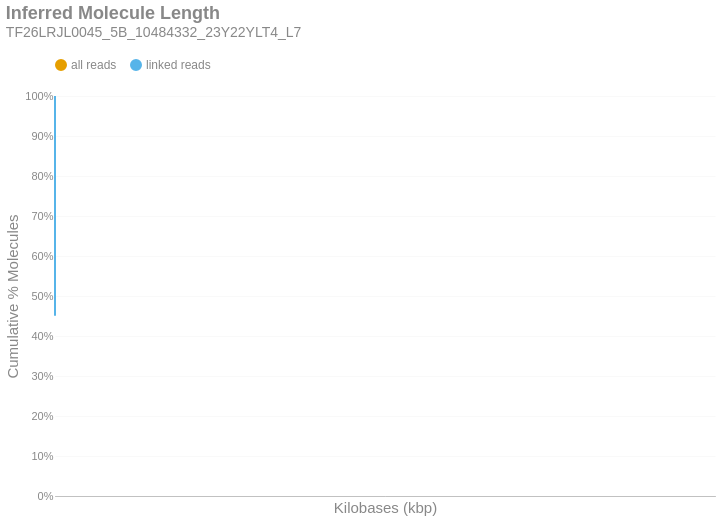

The cell this chart's notebook holds for it:
### Markdown cell above
### Inferred Molecule Length
This is the cumulative frequency distribution of molecule lengths inferred from the first and last alignment positions along a contig for all alignments associated with a single linked-read barcode on a given contig.There are two distributions: one with `all` the alignments (yellow) and another with only `linked reads` (blue). The percent of molecules in the `linked reads` distribution is relative to the total number of linked molecules.

### Code cell
if SKIPLR:
    print_html(f"Skipped")
else:
    binned_df = consolidated_hist(valids['length_inferred']/1000, mask, 10, True)
    binned_df = binned_df.with_columns(
        pl.when(pl.col('bin').cast(pl.Utf8) == '0').then(pl.lit('1')).otherwise(pl.col('bin').cast(pl.Utf8)).alias('bin')
    )
    with SafeRender(binned_df):
        (
            density_plot(binned_df, 'Inferred Molecule Length', samplename, 'inferredlen')
            .transform_calculate(bin_kb='datum.bin / 1000')
            .encode(
                x=alt.X('bin_kb:Q', title="Kilobases (kbp)").scale(type='log', padding=0).axis(labelAngle=-40),
                y=alt.Y('value:Q', title='Cumulative % Molecules')
                    .axis(format='%')
                    .stack(False)
                    .scale(domainMin=0, domainMax=1,padding=0),
                color=alt.Color("key:N").scale(domain = ["all reads", "linked reads"]),
                tooltip = [
                    alt.Tooltip("key:N", title = "Data Type"),
                    alt.Tooltip("range_label:N", title="Kilobases"),
                    alt.Tooltip("value:Q", format = ".2%", title="% Molecules (Cum.)")
                ]
            )
        ).display()

### Figure 1 — Vega-Lite specification as saved in the notebook (floating-point values rounded to 4 significant figures)
{"width": "container", "height": 400, "config": {"title": {"anchor": "start", "dy": -15, "fontSize": 18, "color": "#888888", "subtitleColor": "#888888", "subtitleFontSize": 14}, "arc": {"fill": "#0072B2"}, "axis": {"domainColor": "#888888", "domainWidth": 0.5, "gridWidth": 0.2, "grid": false, "titleFontWeight": 400, "titleFontSize": 15, "labelFontSize": 11, "labelColor": "#888888", "tickColor": "#888888", "tickWidth": 0.2, "titleColor": "#888888"}, "axisBand": {"grid": false}, "axisX": {"grid": true, "tickSize": 10, "domainCap": "round"}, "axisY": {"domain": false, "grid": true, "tickSize": 0, "domainCap": "round"}, "background": "transparent", "header": {"labelFontSize": 15, "labelColor": "#888888", "titleFontSize": 15, "titleFontWeight": 600, "titleColor": "#888888"}, "legend": {"labelFont": "sans-serif", "labelFontSize": 12, "labelColor": "#888888", "symbolSize": 100, "symbolType": "circle", "titleFontSize": 12, "titlePadding": 10, "titleColor": "#888888", "title": null, "orient": "top"}, "range": {"category": ["#E69F00", "#56B4E9", "#009E73", "#F0E442", "#0072B2", "#D55E00", "#CC79A7", "#000000"], "diverging": ["#cfe8f3", "#a2d4ec", "#73bfe2", "#46abdb", "#1696d2", "#12719e"]}, "area": {"fill": "#0072B2", "fillOpacity": 0.7, "line": true, "strokeOpacity": 0.7}, "line": {"color": "#0072B2", "stroke": "#0072B2", "strokeWidth": 2}, "trail": {"color": "#0072B2", "stroke": "#0072B2", "strokeWidth": 0, "size": 1}, "point": {"filled": true, "fillOpacity": 1.0, "size": 95}, "text": {"color": "#888888", "fontSize": 11, "align": "right", "fontWeight": 400, "size": 11}, "bar": {"fill": "#0072B2", "stroke": null}, "view": {"stroke": null, "continuousWidth": 660, "continuousHeight": 400}}, "data": {"name": "data-3265dd7b43d2ad8dc16c21a957b846ed"}, "mark": {"type": "line", "interpolate": "monotone", "point": {"opacity": 0, "size": 275}}, "encoding": {"color": {"field": "key", "scale": {"domain": ["all reads", "linked reads"]}, "type": "nominal"}, "tooltip": [{"field": "key", "title": "Data Type", "type": "nominal"}, {"field": "range_label", "title": "Kilobases", "type": "nominal"}, {"field": "value", "format": ".2%", "title": "% Molecules (Cum.)", "type": "quantitative"}], "x": {"axis": {"labelAngle": -40}, "field": "bin_kb", "scale": {"type": "log", "padding": 0}, "title": "Kilobases (kbp)", "type": "quantitative"}, "y": {"axis": {"format": "%"}, "field": "value", "scale": {"domainMin": 0, "domainMax": 1, "padding": 0}, "stack": false, "title": "Cumulative % Molecules", "type": "quantitative"}}, "params": [{"name": "param_c36ac31b6afebe62", "select": {"type": "point", "fields": ["key"]}, "bind": "legend"}], "title": {"text": "Inferred Molecule Length", "subtitle": "TF26LRJL0045_5B_10484332_23Y22YLT4_L7"}, "transform": [{"fold": ["all reads (cumsum)", "linked reads (cumsum)"]}, {"calculate": "replace(datum.key, ' (cumsum)', '')", "as": "key"}, {"filter": {"param": "param_c36ac31b6afebe62"}}, {"calculate": "datum.bin / 1000", "as": "bin_kb"}], "usermeta": {"embedOptions": {"downloadFileName": "TF26LRJL0045_5B_10484332_23Y22YLT4_L7.inferredlen"}}, "$schema": "https://vega.github.io/schema/vega-lite/v6.4.1.json", "datasets": {"data-3265dd7b43d2ad8dc16c21a957b846ed": [{"bin": "0.0", "interval": "0.0-10.0", "all reads": 0.7453, "linked reads": 0.4507, "all reads (cumsum)": 0.7453, "linked reads (cumsum)": 0.4507, "range_label": "0-9"}, {"bin": "10.0", "interval": "10.0-20.0", "all reads": 0.1192, "linked reads": 0.256, "all reads (cumsum)": 0.8644, "linked reads (cumsum)": 0.7068, "range_label": "10-19"}, {"bin": "20.0", "interval": "20.0-30.0", "all reads": 0.07241, "linked reads": 0.1565, "all reads (cumsum)": 0.9368, "linked reads (cumsum)": 0.8632, "range_label": "20-29"}, {"bin": "30.0", "interval": "30.0-40.0", "all reads": 0.03728, "linked reads": 0.08068, "all reads (cumsum)": 0.9741, "linked reads (cumsum)": 0.9439, "range_label": "30-39"}, {"bin": "40.0", "interval": "40.0-50.0", "all reads": 0.01657, "linked reads": 0.03579, "all reads (cumsum)": 0.9907, "linked reads (cumsum)": 0.9797, "range_label": "40-49"}, {"bin": "50.0", "interval": "50.0-60.0", "all reads": 0.005896, "linked reads": 0.01286, "all reads (cumsum)": 0.9966, "linked reads (cumsum)": 0.9926, "range_label": "50-59"}, {"bin": "60.0", "interval": "60.0-70.0", "all reads": 0.002107, "linked reads": 0.004598, "all reads (cumsum)": 0.9987, "linked reads (cumsum)": 0.9972, "range_label": "60-69"}, {"bin": "70.0", "interval": "70.0-80.0", "all reads": 0.0007812, "linked reads": 0.001704, "all reads (cumsum)": 0.9995, "linked reads (cumsum)": 0.9989, "range_label": "70-79"}, {"bin": "80.0", "interval": "80.0-90.0", "all reads": 0.0003123, "linked reads": 0.0006823, "all reads (cumsum)": 0.9998, "linked reads (cumsum)": 0.9996, "range_label": "80-89"}, {"bin": "90.0", "interval": "90.0-100.0", "all reads": 0.00012, "linked reads": 0.0002623, "all reads (cumsum)": 0.9999, "linked reads (cumsum)": 0.9998, "range_label": "90-99"}, {"bin": "100.0", "interval": "100.0-110.0", "all reads": 4.678e-05, "linked reads": 0.0001022, "all reads (cumsum)": 1.0, "linked reads (cumsum)": 0.9999, "range_label": "100-109"}, {"bin": "110.0", "interval": "110.0-120.0", "all reads": 1.886e-05, "linked reads": 4.121e-05, "all reads (cumsum)": 1.0, "linked reads (cumsum)": 1.0, "range_label": "110-119"}, {"bin": "120.0", "interval": "120.0-130.0", "all reads": 1.052e-05, "linked reads": 2.298e-05, "all reads (cumsum)": 1.0, "linked reads (cumsum)": 1.0, "range_label": "120-129"}, {"bin": "130.0", "interval": "130.0-140.0", "all reads": 5.077e-06, "linked reads": 1.109e-05, "all reads (cumsum)": 1.0, "linked reads (cumsum)": 1.0, "range_label": "130-139"}, {"bin": "140.0", "interval": "140.0-150.0", "all reads": 2.176e-06, "linked reads": 4.754e-06, "all reads (cumsum)": 1.0, "linked reads (cumsum)": 1.0, "range_label": "140-149"}, {"bin": "150.0", "interval": "150.0-160.0", "all reads": 0.0, "linked reads": 0.0, "all reads (cumsum)": 1.0, "linked reads (cumsum)": 1.0, "range_label": "150-159"}, {"bin": "160.0", "interval": "160.0-170.0", "all reads": 7.253e-07, "linked reads": 1.585e-06, "all reads (cumsum)": 1.0, "linked reads (cumsum)": 1.0, "range_label": "160-169"}, {"bin": "170.0", "interval": "170.0-180.0", "all reads": 3.627e-07, "linked reads": 7.924e-07, "all reads (cumsum)": 1.0, "linked reads (cumsum)": 1.0, "range_label": "170-179"}, {"bin": "180.0", "interval": "180.0-190.0", "all reads": 0.0, "linked reads": 0.0, "all reads (cumsum)": 1.0, "linked reads (cumsum)": 1.0, "range_label": "180-189"}, {"bin": "190.0", "interval": "190.0-200.0", "all reads": 3.627e-07, "linked reads": 7.924e-07, "all reads (cumsum)": 1.0, "linked reads (cumsum)": 1.0, "range_label": "190-199"}]}}
